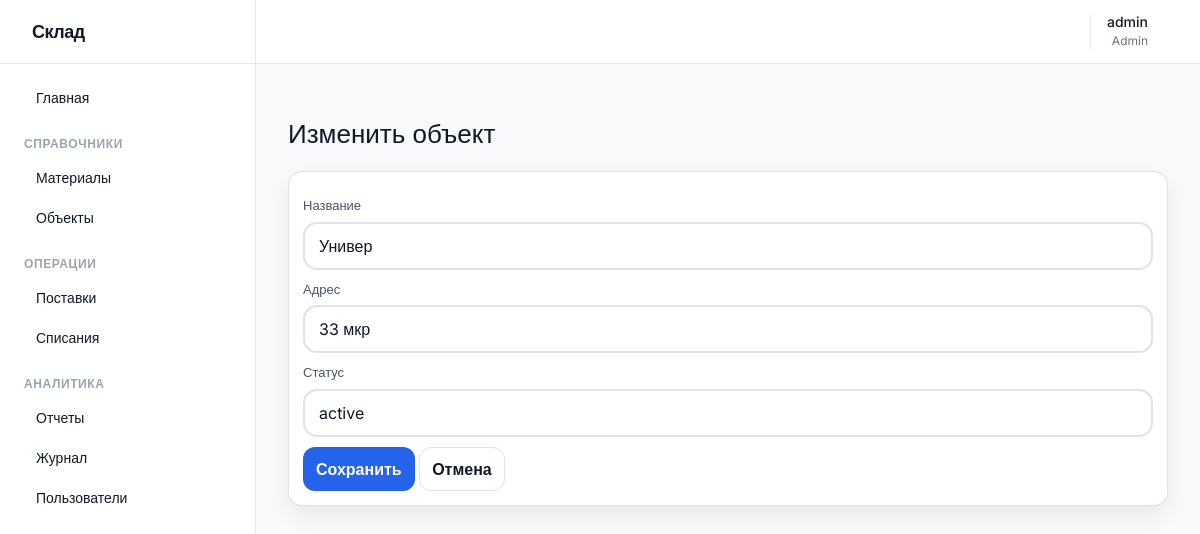
Before: /objects/1/edit (signed in) with the older database file.
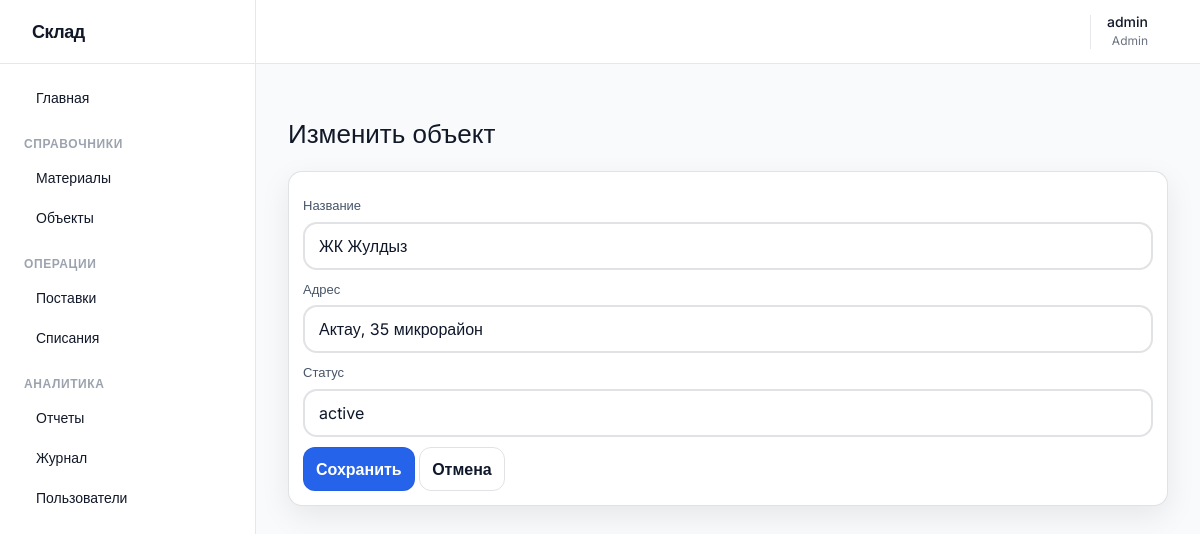
After: the same page with the newer database file.
### app/models.py (models this page shows)
class ConstructionObject(db.Model):
    __tablename__ = "objects"
    id = db.Column(db.Integer, primary_key=True)
    name = db.Column(db.String(150), nullable=False)
    address = db.Column(db.String(255), nullable=False)
    status = db.Column(db.String(50), nullable=False, default="active")

### app/objects/routes.py (the view, shortened to what this page needs)
@bp.route("/<int:object_id>/edit", methods=["GET", "POST"])
@login_required
@role_required("admin", "storekeeper")
def edit_object(object_id: int):
    obj = ConstructionObject.query.get_or_404(object_id)
    return render_template("objects/edit.html", obj=obj)

### app/auth/routes.py (called while the page is built)
@login_manager.user_loader
def load_user(user_id: str):
    return User.query.get(int(user_id))

### app/security.py (called while the page is built)
def role_required(*roles: str):
    def decorator(fn):
        @wraps(fn)
        def wrapper(*args, **kwargs):
            if not current_user.is_authenticated:
                abort(401)
            if current_user.role not in roles:
                abort(403)
            return fn(*args, **kwargs)
        return wrapper
    return decorator

### app/templates/objects/edit.html
{% extends 'base.html' %}
{% block content %}
  <h1>Изменить объект</h1>
  <div class="card">
    <form method="post">
      <label class="field">
        <span>Название</span>
        <input name="name" value="{{ obj.name }}" required>
      </label>
      <label class="field">
        <span>Адрес</span>
        <input name="address" value="{{ obj.address }}" required>
      </label>
      <label class="field">
        <span>Статус</span>
        <input name="status" value="{{ obj.status }}" required>
      </label>
      <button class="btn" type="submit">Сохранить</button>
      <a class="btn btn--ghost" href="{{ url_for('objects.list_objects') }}">Отмена</a>
    </form>
  </div>
{% endblock %}

Changed rows visible on the page:
changed ConstructionObject "active": name "Универ" → "ЖК Жулдыз"; address "33 мкр" → "Актау, 35 микрорайон"
